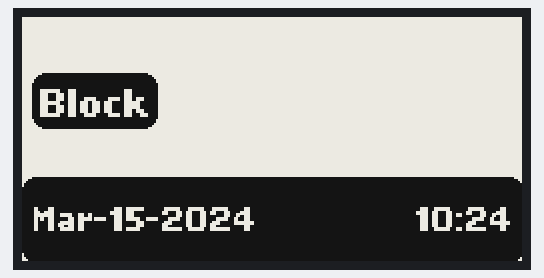
A program run on a simulated Raspberry Pi (BCM pin numbers). Shown: 250×122 one-colour display. The clock reads 2024-03-15 10:24:30 at power-on unless the program sets it; an e-paper refresh takes a nominal 2 s (15 s in colour, 0.3 s partial); the display is drawn turned by 180°, the way the program expects it to be mounted; text uses the font file from the repository; web requests get an empty 200 reply after 0.4 s; library files of the repository ran but are not shown: 1 file(s); what the program prints to the terminal is not drawn.

Above: at 3.4 s.
At 36.5 s:
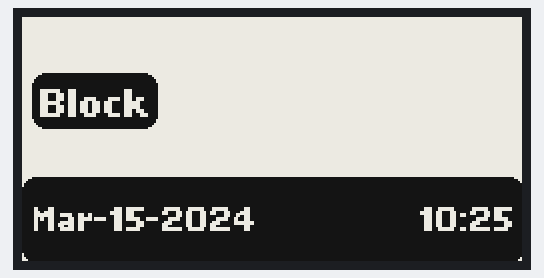
At 91.7 s:
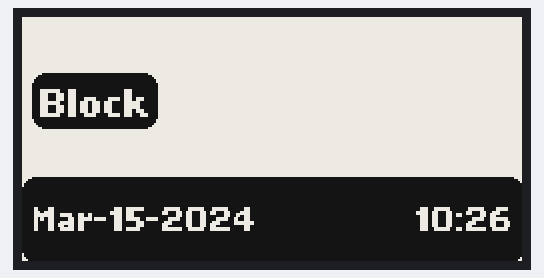

Measured:
- what the display in image 0 shows lasts 33.1 s, from 3.3 s to 36.4 s
- what the display in image 1 shows lasts 55.2 s, from 36.4 s to 91.6 s

The program:

main.py
```python
#!/usr/bin/python
# -*- coding:utf-8 -*-
import os
import time

import logging
import requests
from datetime import datetime
from waveshare_epd import epd2in13_V2
from PIL import Image, ImageDraw, ImageFont

logging.basicConfig(level=logging.DEBUG)


def draw_label(draw, label: str, anchor, padding: int = 3):
    font_text_left = ImageFont.truetype('font/LLPIXEL3.ttf', 20)
    label_text_size = font_text_left.getbbox(label)
    label_text_size = (
        label_text_size[2], label_text_size[3])
    draw.rounded_rectangle((anchor[0], anchor[1], anchor[0] + label_text_size[0] +
                           padding * 2, anchor[1] + label_text_size[1] + padding * 2), fill=0, radius=7)
    draw.text((anchor[0] + padding, anchor[1] + padding + label_text_size[1] / 2),
              label, font=font_text_left, fill=255, anchor="lm")


try:
    logging.info("starting raspeink")

    epd = epd2in13_V2.EPD()
    epd.init(epd.FULL_UPDATE)
    epd.Clear(0xFF)

    while (1):
        # epd.init(epd.FULL_UPDATE)
        block_height: str = requests.get(
            "http://192.168.1.37:3006/api/blocks/tip/height").text

        logging.debug("current block height: {}".format(block_height))

        # Drawing on the image
        today = datetime.now()

        text_date = today.strftime("%b-%d-%Y")
        text_hours = today.strftime("%H:%M")

        image = Image.new("1", (epd.height, epd.width), 255)
        draw = ImageDraw.Draw(image)

        font_text = ImageFont.truetype('font/open_24_display_st.ttf', 60)
        draw.text((240, 35), str(block_height),
                  font=font_text, fill=0, anchor="rm")

        draw_label(draw, "Block", (5, 28))

        draw.rounded_rectangle(
            [(0, 80), (epd.height, epd.width)], fill=0, radius=7)
        font_bottom = ImageFont.truetype('font/LLPIXEL3.ttf', 17)
        draw.text((5, 100), text_date, font=font_bottom,
                  fill=255, alpha=1,  anchor="lm")
        draw.text((245, 100), text_hours,
                  font=font_bottom, fill=255, anchor="rm")

        epd.init(epd.PART_UPDATE)
        epd.displayPartial(epd.getbuffer(image.rotate(180)))

        time.sleep(10)

except IOError as e:
    logging.info(e)

except KeyboardInterrupt:
    logging.info("ctrl + c:")
    epd2in13_V2.epdconfig.module_exit()
    exit()
```
